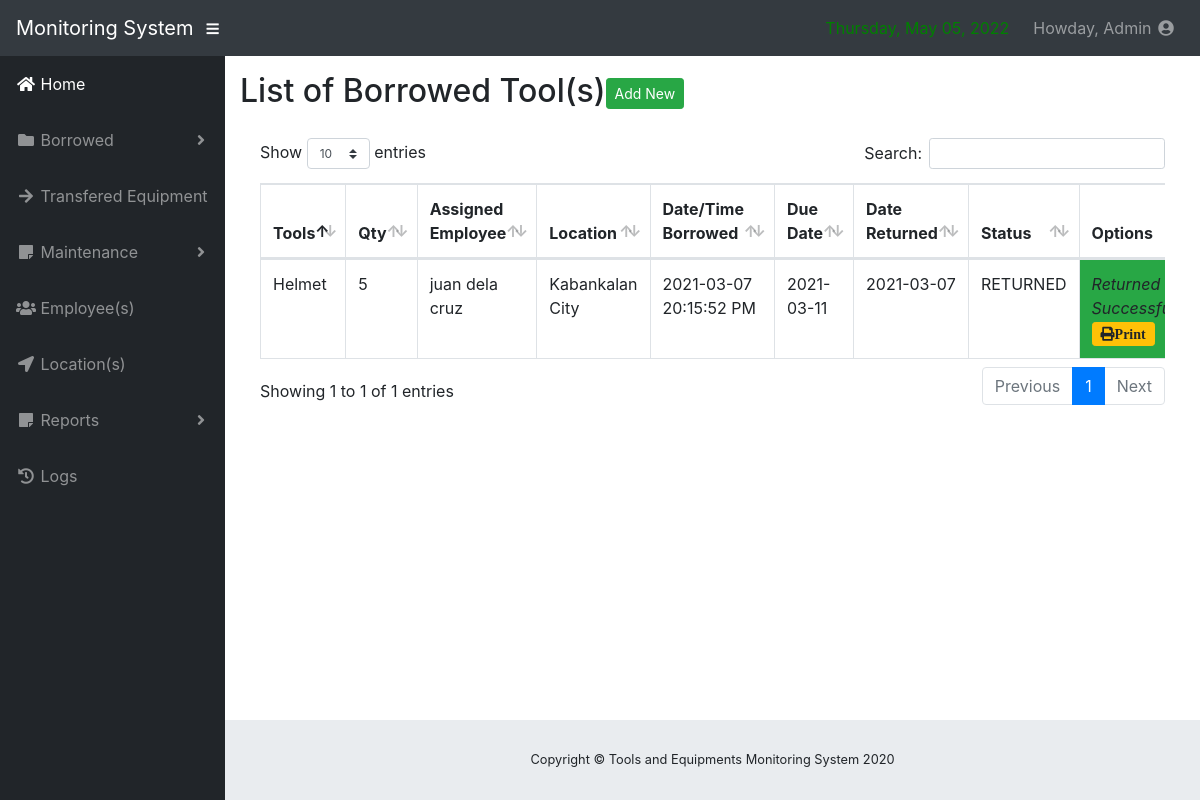
Page /borrowed_tool.php (signed in) on the committed database.
### tables this page shows
CREATE TABLE `borrowed_tools` (
  `borrow_id` int(11) NOT NULL,
  `tool_id` int(11) NOT NULL,
  `qty` int(11) NOT NULL,
  `emp_id` int(11) NOT NULL,
  `borrowed_date` nvarchar(30) NOT NULL,
  `borrowed_time` nvarchar(30) NOT NULL,
  `due_date` nvarchar(30) NOT NULL,
  `date_returned` nvarchar(30) NOT NULL,
  `status` nvarchar(30) NOT NULL,
  `location_id` int(11) NOT NULL
);

CREATE TABLE `tools` (
  `tool_id` int(11) NOT NULL,
  `name` nvarchar(30) NOT NULL,
  `quantity` int(11) NOT NULL,
  `available_quantity` int(11) NOT NULL,
  `tool_type` nvarchar(30) NOT NULL,
  `status` nvarchar(30) NOT NULL
);

CREATE TABLE `employees` (
  `emp_id` int(11) NOT NULL,
  `name` nvarchar(30) NOT NULL,
  `age` int(3) NOT NULL,
  `address` text NOT NULL,
  `contact_number` nvarchar(30) NOT NULL,
  `position` nvarchar(30) NOT NULL
);

CREATE TABLE `location` (
  `location_id` int(11) NOT NULL,
  `location_address` text NOT NULL
);

### borrowed_tool.php (the view, shortened to what this page needs)
<?php
include('include/connect.php');
       include('include/header.php');
include('include/sidebar1.php')
        ?>
              <div id="content-wrapper">
        <div class="container-fluid">
           <h2>List of Borrowed Tool(s)<a href="#" data-toggle="modal" data-target="#borrowedtool"class="btn btn-sm btn-success" >Add New</a></h2>
           <div class="card-body">
                <div class="table-responsive">
                <table class="table table-bordered" id="dataTable" width="100%" cellspacing="0">
                  <thead>
                    <tr>
                      <th>Tools</th>
                      <th>Qty</th>
                      <th>Assigned Employee</th>
                      <th>Location</th>
                      <th>Date/Time Borrowed</th>
                      <th>Due Date</th>
                      <th>Date Returned</th>
                      <th>Status</th>
                      <th>Options</th>
                    </tr>
                  </thead>
                        <?php
                $query = "SELECT borrowed_tools.borrow_id,tools.name,employees.name as 'Employee',borrowed_tools.borrowed_date,borrowed_tools.borrowed_time,borrowed_tools.due_date,borrowed_tools.date_returned,borrowed_tools.status,borrowed_tools.qty,location.location_address, borrowed_tools.location_id, borrowed_tools.emp_id, borrowed_tools.tool_id, tools.tool_type FROM borrowed_tools left join tools on tools.tool_id = borrowed_tools.tool_id left join employees on employees.emp_id = borrowed_tools.emp_id left join location on location.location_id = borrowed_tools.location_id";
                    $result = mysqli_query($db, $query) or die (mysqli_error($db));
                        while ($row = mysqli_fetch_assoc($result)) {
                            echo '<tr>';
                            echo '<td>'. $row['name'].'</td>';
                             echo '<td>'. $row['qty'].'</td>';
                               echo '<td>'. $row['Employee'].'</td>';
                               echo '<td>'. $row['location_address'].'</td>';
                               echo '<td>'. $row['borrowed_date'].' '.$row['borrowed_time'].'</td>';
                              echo '<td>'. $row['due_date'].'</td>';
                               echo '<td>'. $row['date_returned'].'</td>';
                               echo '<td>'. $row['status'].'</td>';
                           if($row['status']=='RETURNED'){
                                echo '<td class="bg-success"><i>Returned Successfully!</i>
                                ';
                               echo '<a type="button" class="btn btn-sm btn-warning fas fa-print" href="printtool.php?borrow_id='.$row['borrow_id'].'">Print</a>';
                               }else if($row['tool_type']=='CONSUMABLE'){
                                echo '<td class="bg-info"><i>This is a Consumable Tool</i></td>';
                             }
                            echo '</tr> ';
                        }
            ?>
                </table>
              </div>
                   </div>
    <?php
include('include/footer.php');
?>
  </body>
</html>

### css/sb-admin.css (style rules this page uses)
html { position: relative; min-height: 100%; }
body { height: 100%; }
#wrapper #content-wrapper { overflow-x: hidden; width: 100%; padding-top: 1rem; padding-bottom: 80px; }
:root { --input-padding-x: 0.75rem; --input-padding-y: 0.75rem; }

### rows in the picture
borrowed_tools: tool.name "Helmet", qty "5", emp.name "juan dela cruz", location.location_address "Kabankalan City", borrowed_date "2021-03-07", borrowed_time "20:15:52 PM", due_date "2021-03-11", date_returned "2021-03-07", status "RETURNED"

### other values in the picture
$_SESSION['name'] "Admin"
